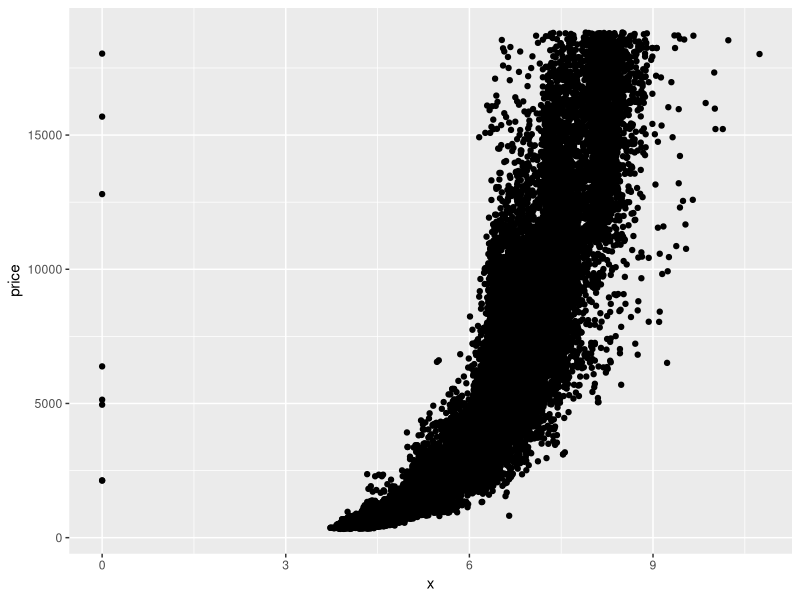
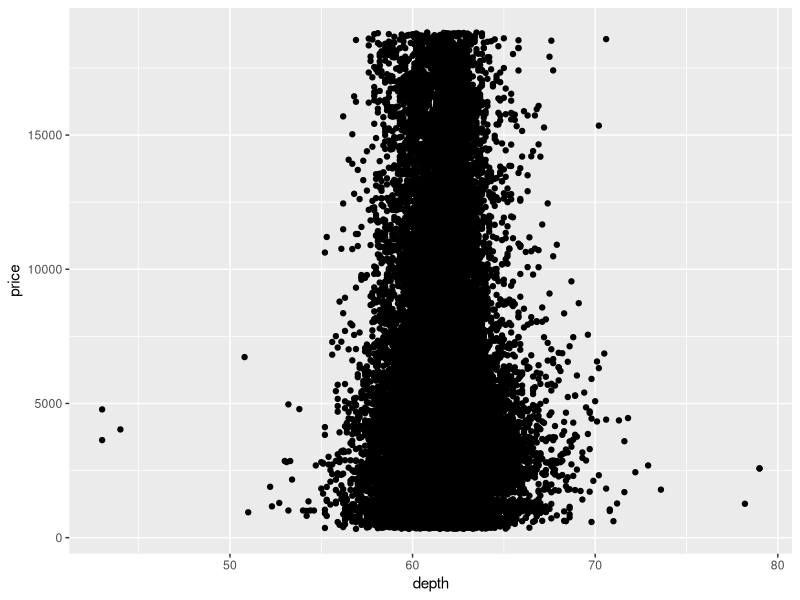
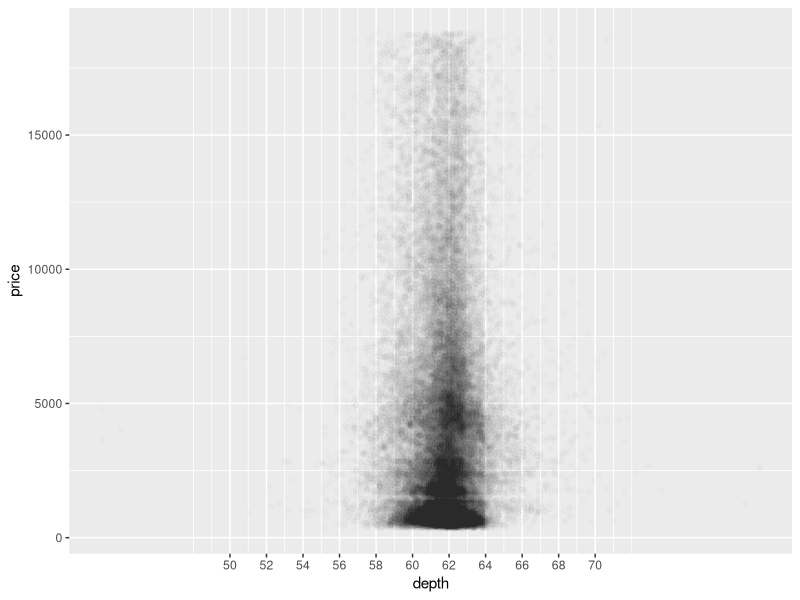
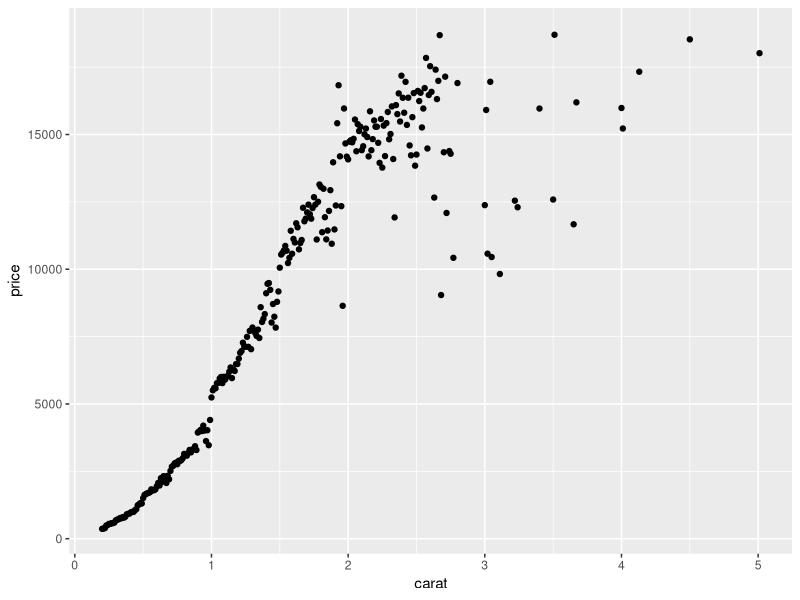
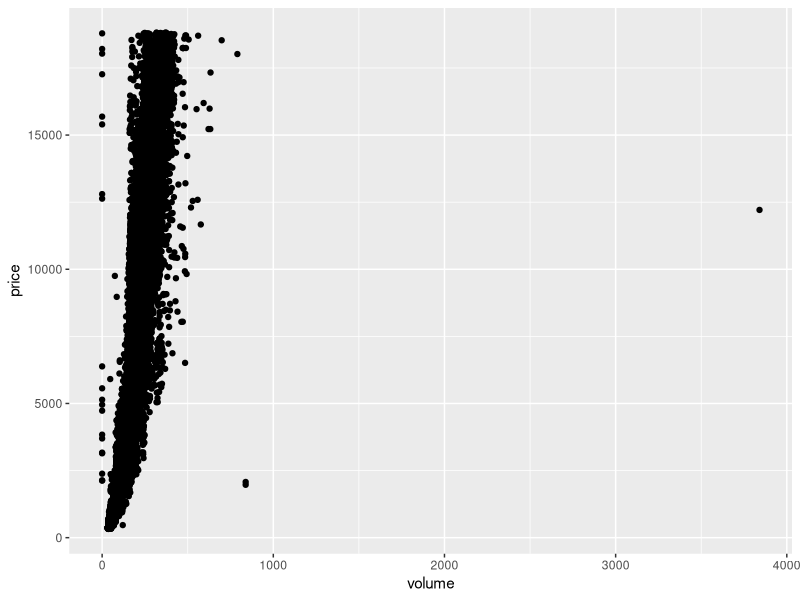
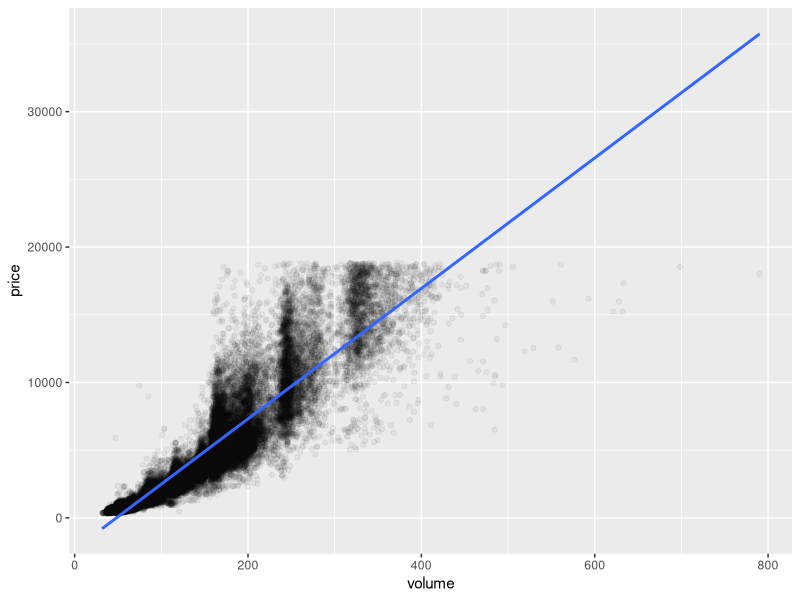
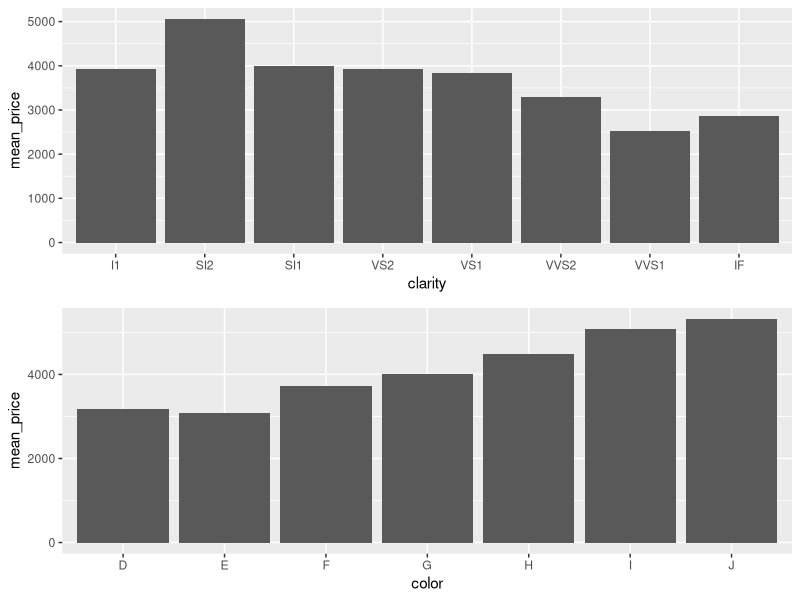
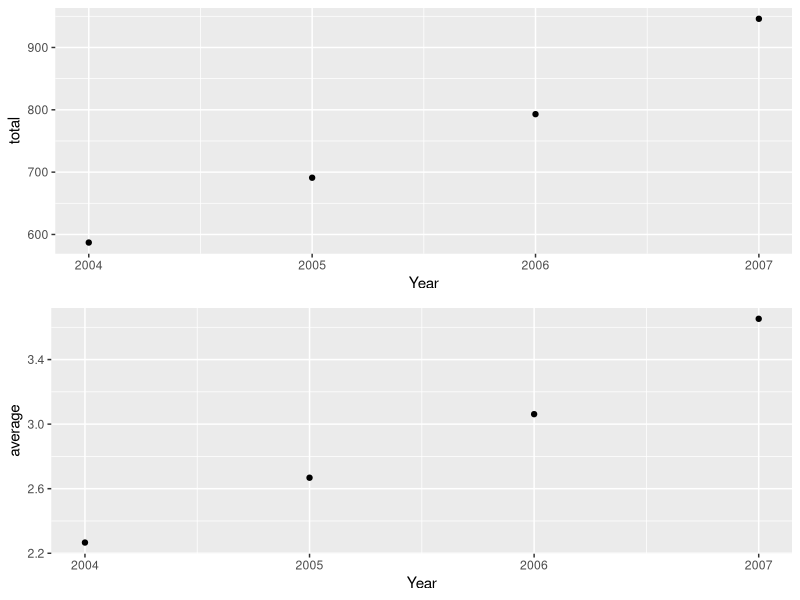

Reproduce these figures in R, in order. (Note: this script raises an error after producing the figures.)
## ---- chunk 1
library(ggplot2)
library(gridExtra)
library(dplyr)
library("ggthemes")

data(diamonds)
names(diamonds)
## ---- chunk 2
ggplot(aes(x=x, y=price), data=diamonds) + geom_point()
## ---- chunk 3
cor.test(diamonds$price, diamonds$x)
cor.test(diamonds$price, diamonds$y)
cor.test(diamonds$price, diamonds$z)
## ---- chunk 4
ggplot(aes(x=depth, y=price), data=diamonds) + geom_point()
## ---- chunk 5
ggplot(aes(x=depth, y=price), data=diamonds) + 
  geom_point(alpha = 1/100) +
  scale_x_continuous(breaks = seq(50,70,2))
## ---- chunk 6
cor.test(diamonds$depth, diamonds$price)
## ---- chunk 7
ggplot(aes(x=carat, y=price), data=diamonds) +
  geom_point(stat = "summary", fun.y = quantile, fun.x = quantile, probs = 0.99)
## ---- chunk 8
diamonds$volume <- ((diamonds$x * diamonds$y) * diamonds$z)
ggplot(aes(x=volume, y=price), data=diamonds) +
  geom_point()
## ---- chunk 9
subset_of_diamonds_by_volume <-subset(diamonds, volume>0 & volume <= 800) 
with(subset_of_diamonds_by_volume, cor.test(price, volume))
## ---- chunk 10
subset_of_diamonds_by_volume <-subset(diamonds, volume>0 & volume <= 800) 
ggplot(aes(x=volume, y=price), data=subset_of_diamonds_by_volume)+
  geom_point(alpha=1/20) +
  geom_smooth(method='lm')
## ---- chunk 11
library(dplyr)

diamondsByClarity <- diamonds%>%
  group_by(clarity)%>%
  summarise(mean_price=mean(price),
            median_price=median(price),
            min_price=min(price),
            max_price=max(price),
            n=n())
head(diamondsByClarity)
## ---- chunk 12
diamonds_by_clarity <- group_by(diamonds, clarity)
diamonds_mp_by_clarity <- summarise(diamonds_by_clarity, mean_price = mean(price))

diamonds_by_color <- group_by(diamonds, color)
diamonds_mp_by_color <- summarise(diamonds_by_color, mean_price = mean(price))

p1 <- ggplot(aes(x=clarity, y=mean_price), data=diamonds_mp_by_clarity) +
  geom_bar(stat="identity")
p2 <- ggplot(aes(x=color, y=mean_price), data=diamonds_mp_by_color) +
  geom_bar(stat="identity")
grid.arrange(p1,p2,ncol=1)
## ---- chunk 13
bl <- read.csv("number_of_billionaires_total.csv", header = T, row.names=1)
total <- colSums(bl, na.rm=T)
average <- colMeans(bl, na.rm = T)
df_y <- as.data.frame(cbind(total, average))
df_y$Year <- as.numeric(substr(rownames(df_y), start=2, stop=5))
head(df_y)
p1 <- ggplot(aes(x=Year, y=total), data=df_y) + geom_point()
p2 <- ggplot(aes(x=Year, y=average), data=df_y) + geom_point()
grid.arrange(p1,p2,ncol=1)
## ---- chunk 14
bl <- read.csv("number_of_billionaires_total.csv", header = T, row.names=1)
average <- colMeans(bl, na.rm = T)
df_y <- as.data.frame(average)
df_y$Year <- as.numeric(substr(rownames(df_y), start=2, stop=5))
ggplot(aes(x=Year, y=average), data=df_y) + 
  geom_point() +
  geom_smooth(method='lm', stat="identity") +
  theme_hc() +
  ggtitle('Average/Year of billionaires in the world') +
  ggsave('avgbilplot.jpg')
